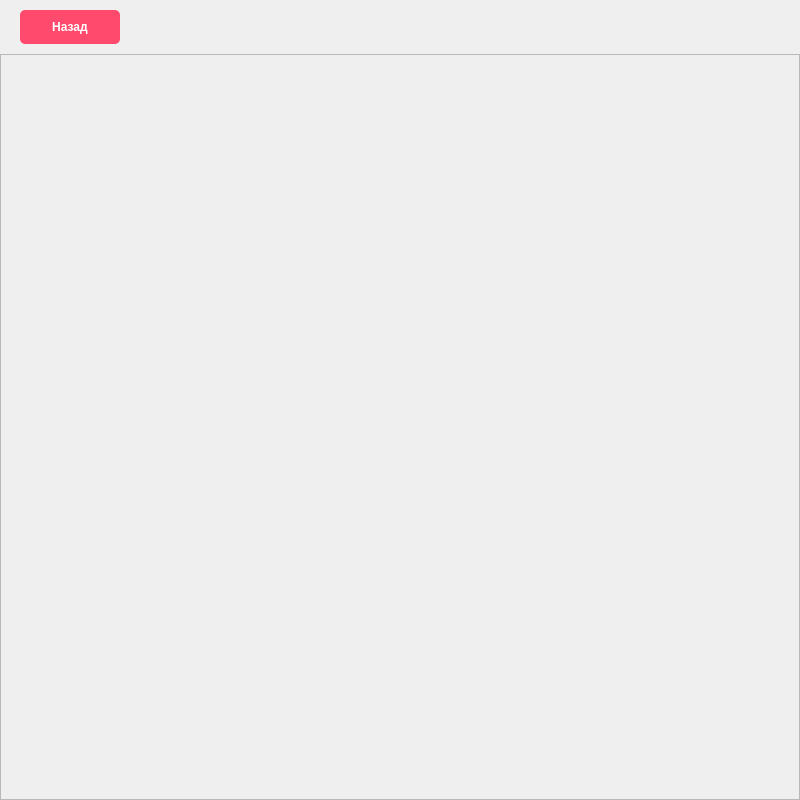
<?xml version="1.0" encoding="UTF-8"?>
<ui version="4.0">
 <class>Records_MainWindow</class>
 <widget class="QMainWindow" name="Records_MainWindow">
  <property name="geometry">
   <rect>
    <x>0</x>
    <y>0</y>
    <width>800</width>
    <height>800</height>
   </rect>
  </property>
  <property name="minimumSize">
   <size>
    <width>800</width>
    <height>800</height>
   </size>
  </property>
  <property name="maximumSize">
   <size>
    <width>800</width>
    <height>800</height>
   </size>
  </property>
  <property name="windowTitle">
   <string>MainWindow</string>
  </property>
  <widget class="QWidget" name="centralwidget">
   <property name="minimumSize">
    <size>
     <width>800</width>
     <height>800</height>
    </size>
   </property>
   <property name="maximumSize">
    <size>
     <width>800</width>
     <height>800</height>
    </size>
   </property>
   <layout class="QVBoxLayout" name="verticalLayout">
    <property name="spacing">
     <number>0</number>
    </property>
    <property name="leftMargin">
     <number>0</number>
    </property>
    <property name="topMargin">
     <number>0</number>
    </property>
    <property name="rightMargin">
     <number>0</number>
    </property>
    <property name="bottomMargin">
     <number>0</number>
    </property>
    <item>
     <widget class="QFrame" name="container">
      <property name="minimumSize">
       <size>
        <width>800</width>
        <height>800</height>
       </size>
      </property>
      <property name="maximumSize">
       <size>
        <width>800</width>
        <height>800</height>
       </size>
      </property>
      <property name="frameShape">
       <enum>QFrame::NoFrame</enum>
      </property>
      <property name="frameShadow">
       <enum>QFrame::Raised</enum>
      </property>
      <layout class="QVBoxLayout" name="verticalLayout_2">
       <property name="spacing">
        <number>10</number>
       </property>
       <property name="leftMargin">
        <number>0</number>
       </property>
       <property name="topMargin">
        <number>10</number>
       </property>
       <property name="rightMargin">
        <number>0</number>
       </property>
       <property name="bottomMargin">
        <number>0</number>
       </property>
       <item>
        <widget class="QFrame" name="header">
         <property name="maximumSize">
          <size>
           <width>16777215</width>
           <height>60</height>
          </size>
         </property>
         <property name="frameShape">
          <enum>QFrame::NoFrame</enum>
         </property>
         <property name="frameShadow">
          <enum>QFrame::Raised</enum>
         </property>
         <layout class="QVBoxLayout" name="verticalLayout_3">
          <property name="spacing">
           <number>0</number>
          </property>
          <property name="leftMargin">
           <number>20</number>
          </property>
          <property name="topMargin">
           <number>0</number>
          </property>
          <property name="rightMargin">
           <number>0</number>
          </property>
          <property name="bottomMargin">
           <number>0</number>
          </property>
          <item>
           <widget class="QPushButton" name="nav_to_catalog_button">
            <property name="maximumSize">
             <size>
              <width>100</width>
              <height>16777215</height>
             </size>
            </property>
            <property name="styleSheet">
             <string notr="true">QPushButton {
padding: 10px 15px;
background: #ff4a6d;
color: white;
font-size: 14ppx;
font-weight: 500;
border: none;
border-radius: 5px;
}

QPushButton:hover {
	color: black;
}</string>
            </property>
            <property name="text">
             <string>Назад</string>
            </property>
           </widget>
          </item>
         </layout>
        </widget>
       </item>
       <item>
        <widget class="QFrame" name="main">
         <property name="frameShape">
          <enum>QFrame::StyledPanel</enum>
         </property>
         <property name="frameShadow">
          <enum>QFrame::Raised</enum>
         </property>
         <layout class="QVBoxLayout" name="verticalLayout_4">
          <item>
           <widget class="QScrollArea" name="scrollArea">
            <property name="styleSheet">
             <string notr="true">QScrollArea {
	border: none
}</string>
            </property>
            <property name="widgetResizable">
             <bool>true</bool>
            </property>
            <widget class="QWidget" name="recored_scroll_container">
             <property name="geometry">
              <rect>
               <x>0</x>
               <y>0</y>
               <width>780</width>
               <height>727</height>
              </rect>
             </property>
            </widget>
           </widget>
          </item>
         </layout>
        </widget>
       </item>
      </layout>
     </widget>
    </item>
   </layout>
  </widget>
 </widget>
 <resources/>
 <connections/>
</ui>
